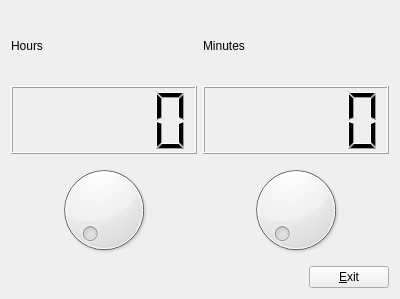
<?xml version="1.0" encoding="UTF-8"?>
<ui version="4.0">
 <class>MyForm</class>
 <widget class="QWidget" name="MyForm">
  <property name="geometry">
   <rect>
    <x>0</x>
    <y>0</y>
    <width>400</width>
    <height>299</height>
   </rect>
  </property>
  <property name="windowTitle">
   <string>Form</string>
  </property>
  <layout class="QHBoxLayout" name="horizontalLayout_3">
   <item>
    <layout class="QVBoxLayout" name="verticalLayout_4">
     <item>
      <layout class="QVBoxLayout" name="verticalLayout_3">
       <item>
        <layout class="QHBoxLayout" name="horizontalLayout">
         <item>
          <layout class="QVBoxLayout" name="verticalLayout">
           <item>
            <widget class="QLabel" name="label">
             <property name="text">
              <string>Hours</string>
             </property>
            </widget>
           </item>
           <item>
            <widget class="QLCDNumber" name="lcdNumber"/>
           </item>
           <item>
            <widget class="QDial" name="dial">
             <property name="maximum">
              <number>23</number>
             </property>
            </widget>
           </item>
          </layout>
         </item>
         <item>
          <layout class="QVBoxLayout" name="verticalLayout_2">
           <item>
            <widget class="QLabel" name="label_2">
             <property name="text">
              <string>Minutes</string>
             </property>
            </widget>
           </item>
           <item>
            <widget class="QLCDNumber" name="lcdNumber_2"/>
           </item>
           <item>
            <widget class="QDial" name="dial_2">
             <property name="maximum">
              <number>59</number>
             </property>
            </widget>
           </item>
          </layout>
         </item>
        </layout>
       </item>
      </layout>
     </item>
     <item>
      <layout class="QHBoxLayout" name="horizontalLayout_2">
       <item>
        <spacer name="horizontalSpacer">
         <property name="orientation">
          <enum>Qt::Horizontal</enum>
         </property>
         <property name="sizeHint" stdset="0">
          <size>
           <width>40</width>
           <height>20</height>
          </size>
         </property>
        </spacer>
       </item>
       <item>
        <widget class="QPushButton" name="Myform">
         <property name="text">
          <string>&amp;Exit</string>
         </property>
        </widget>
       </item>
      </layout>
     </item>
    </layout>
   </item>
  </layout>
 </widget>
 <resources/>
 <connections>
  <connection>
   <sender>dial</sender>
   <signal>valueChanged(int)</signal>
   <receiver>lcdNumber</receiver>
   <slot>display(int)</slot>
   <hints>
    <hint type="sourcelabel">
     <x>113</x>
     <y>185</y>
    </hint>
    <hint type="destinationlabel">
     <x>104</x>
     <y>107</y>
    </hint>
   </hints>
  </connection>
  <connection>
   <sender>dial_2</sender>
   <signal>valueChanged(int)</signal>
   <receiver>lcdNumber_2</receiver>
   <slot>display(int)</slot>
   <hints>
    <hint type="sourcelabel">
     <x>310</x>
     <y>186</y>
    </hint>
    <hint type="destinationlabel">
     <x>295</x>
     <y>116</y>
    </hint>
   </hints>
  </connection>
  <connection>
   <sender>Myform</sender>
   <signal>clicked()</signal>
   <receiver>MyForm</receiver>
   <slot>close()</slot>
   <hints>
    <hint type="sourcelabel">
     <x>31</x>
     <y>279</y>
    </hint>
    <hint type="destinationlabel">
     <x>-2</x>
     <y>273</y>
    </hint>
   </hints>
  </connection>
 </connections>
</ui>
